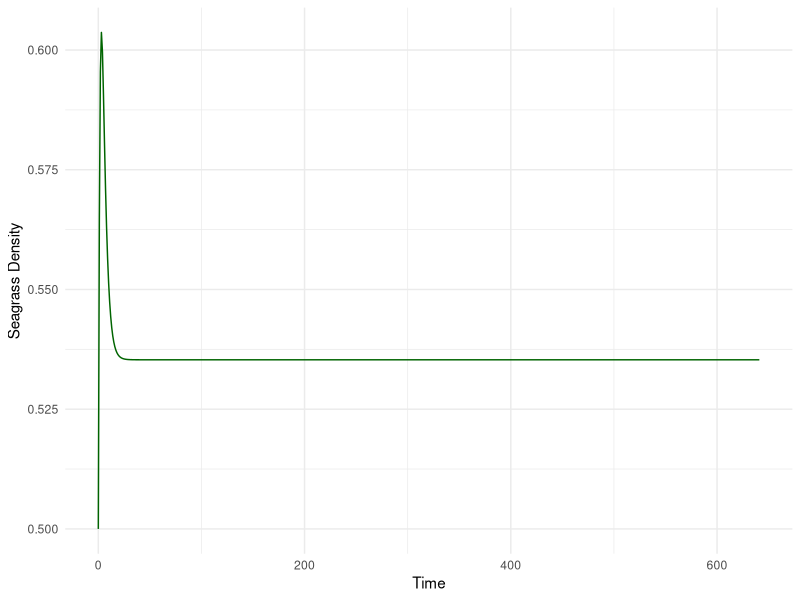
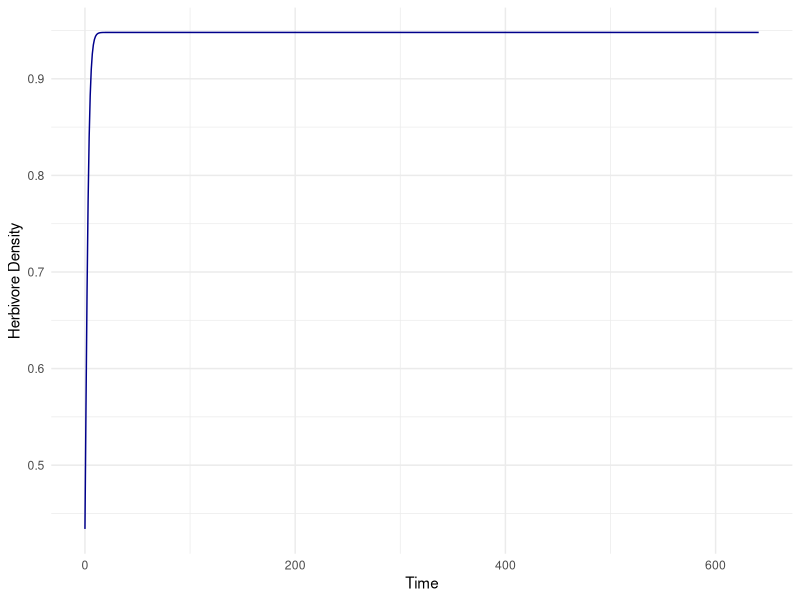
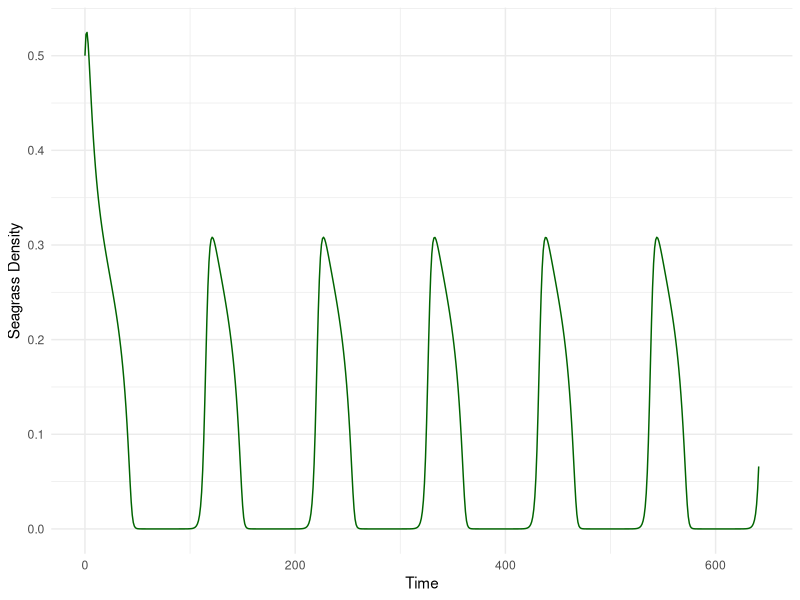
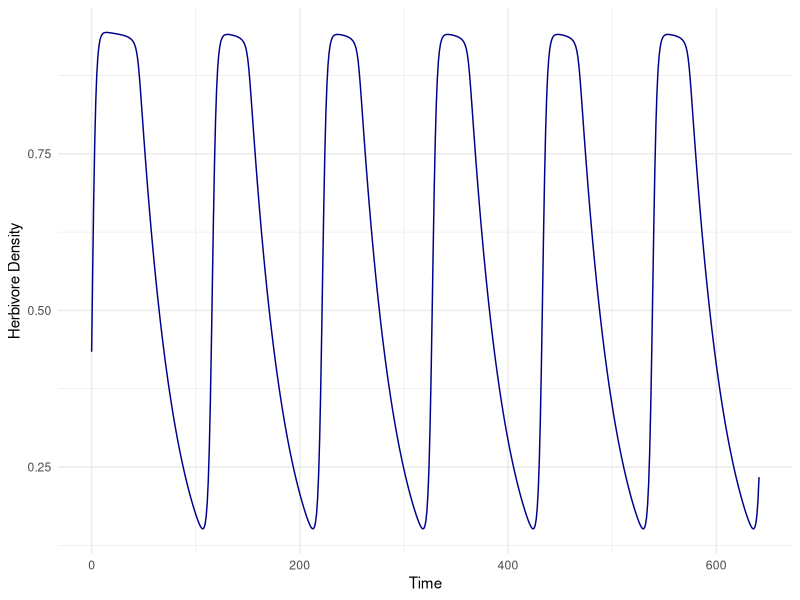

Write R code to recreate these figures, in order.
##Baseline (no temp, nutrients) model from Ong et al. 2025

library(deSolve)
library(tidyverse)
library(ggpubr)

#Halo model
ode_system <- function(t, y, parms) {
  with(as.list(c(y, parms)), {
    dA <- q * A * (1 - A / (A0 * exp(-(R * (1 / rc) * (A0 - A))))) - ((g * A * H) / (1 + g * s * A))
    dH <- (r * A * H) / (1 + g * s * A) * (1 - H / ((1 - A0) * k)) - (m * H)
    return(list(c(dA, dH)))
  })
}

# Set the time points where you want to evaluate the solution
times <- seq(0, 641, by = 1) #same length as SST model (200 burn in + 441 SST time series points)

# Define initial conditions
initial_conditions <- c(A = 0.5, H = 0.434)


#STABLE
# Define parameter values
parameters <- c(q = 0.8, A0 = 0.8, R = 0.13, rc = 2, g = 2, s = 6, r = 8, k = 5, m = 0.03)  #original stable

# Solve the system of differential equations
solution_stable <- ode(y = initial_conditions, times = times, func = ode_system, parms = parameters)

p1<-ggplot(data=as.data.frame(solution_stable), aes(x=time, y=A)) +
  geom_line(col="dark green") +
  theme_minimal() +
  labs(x="Time", y = "Seagrass Density")

p2<-ggplot(data=as.data.frame(solution_stable), aes(x=time, y=H)) +
  geom_line(col="dark blue") +
  theme_minimal() +
  labs(x="Time", y = "Herbivore Density")
#ggarrange(p1, p2, nrow=2)


##CYCLES
parameters <- c(q = 0.8, A0 = 0.8, R = 1.28, rc = 2, g = 2, s = 6, r = 8, k = 5, m = 0.03)  #original cycle

# Solve the system of differential equations
solution_cycles <- ode(y = initial_conditions, times = times, func = ode_system, parms = parameters)

p3<-ggplot(data=as.data.frame(solution_cycles), aes(x=time, y=A)) +
  geom_line(col="dark green") +
  theme_minimal() +
  labs(x="Time", y = "Seagrass Density")

p4<-ggplot(data=as.data.frame(solution_cycles), aes(x=time, y=H)) +
  geom_line(col="dark blue") +
  theme_minimal() +
  labs(x="Time", y = "Herbivore Density")

#ggarrange(p3, p4, nrow=2)

solution_stable <- as.data.frame(solution_stable)
solution_cycles <- as.data.frame(solution_cycles)

colnames(solution_stable)[colnames(solution_stable) == "A"] <- "A_stable_baseline"
colnames(solution_stable)[colnames(solution_stable) == "H"] <- "H_stable_baseline"

colnames(solution_cycles)[colnames(solution_cycles) == "A"] <- "A_cycles_baseline"
colnames(solution_cycles)[colnames(solution_cycles) == "H"] <- "H_cycles_baseline"

solution_baseline <- merge(solution_stable, solution_cycles, by = "time")
solution_baseline <- pivot_longer(solution_baseline, A_stable_baseline:H_cycles_baseline, names_to = "type", values_to = "value")
